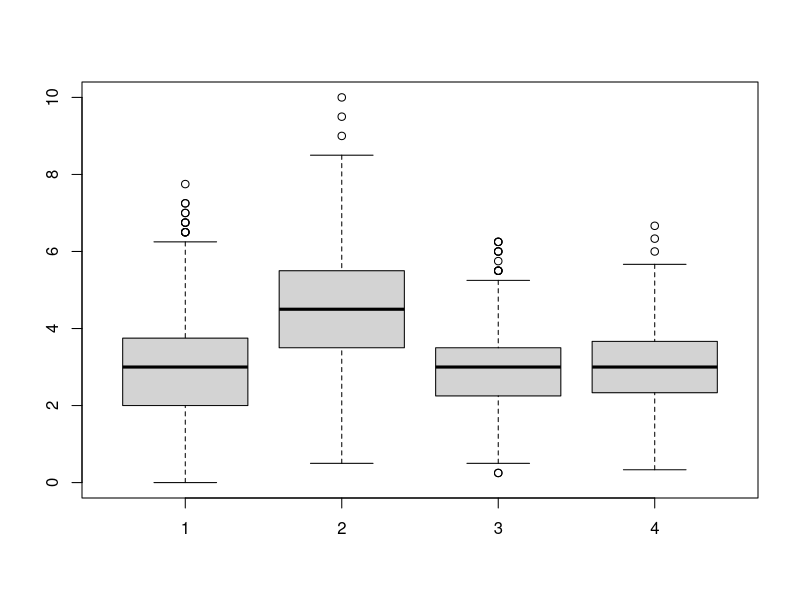
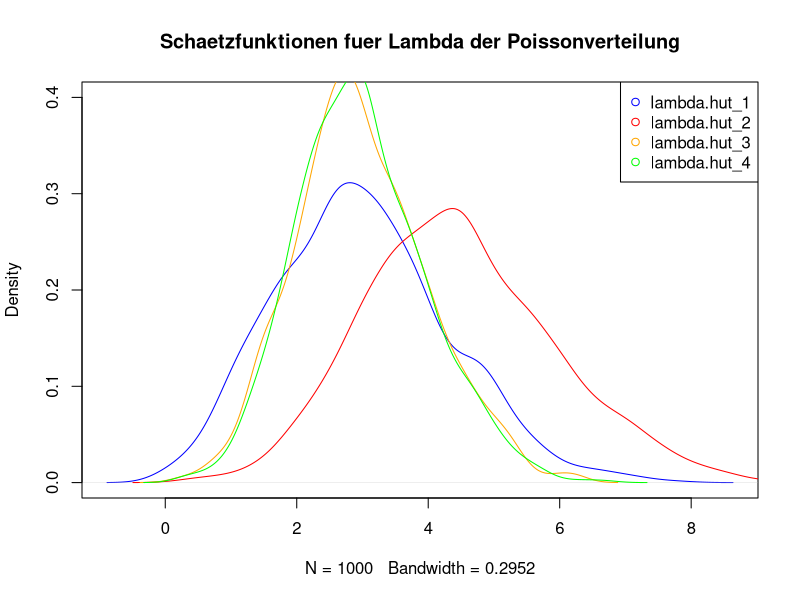

Write the R code that produced these figures, in order.
## Poisson Verteilung
#########################################################


n_sim <- 1000;
lambda <- 3;
x <- 3

pois <- matrix(
  c(rpois(3*n_sim,lambda)),
  nrow=n_sim,ncol=x);

lambda_n <- matrix(
  nrow=n_sim,ncol=4);

lambda_n[1:n_sim,1] = 1/4*(pois[1:n_sim,1] + 3*pois[1:n_sim,2]);
lambda_n[1:n_sim,2] = 1/2*(pois[1:n_sim,1] + pois[1:n_sim,2] + pois[1:n_sim,3]);
lambda_n[1:n_sim,3] = 1/4*(pois[1:n_sim,1] + 2*pois[1:n_sim,2] + pois[1:n_sim,3]);
lambda_n[1:n_sim,4] = 1/3*(pois[1:n_sim,1] + pois[1:n_sim,2] + pois[1:n_sim,3]);
lambda_n;
boxplot(lambda_n);

plot(density(lambda_n[1:n_sim,1]), ylim = c(0,0.4), col = "blue", main = ("Schaetzfunktionen fuer Lambda der Poissonverteilung"));
lines(density(lambda_n[1:n_sim,2]), col = "red");
lines(density(lambda_n[1:n_sim,3]), col = "orange");
lines(density(lambda_n[1:n_sim,4]), col = "green");
legend("topright", legend=c("lambda.hut_1","lambda.hut_2","lambda.hut_3","lambda.hut_4"),
       col=c("blue","red","orange","green"),pch=1, cex=1.0);



